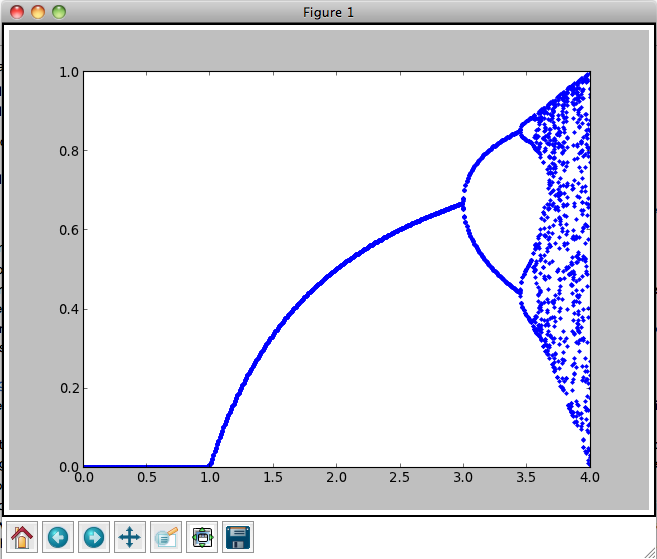

Here is the Python script that generated this plot:
# Devin Hurley
# 
import math, pylab, random

def fnc(x,mu):
    y = mu*x*(1-x)
    return y
random.seed()
N = 500.0
mu = [0.0]*500*20
ex = [0.0]*500*20
delMu = 0.01  ## move very slowly
for i in range(500):
    m = i*delMu
    for j in range(20):
        x = random.random()
        for k in range(300):
            x = fnc(x,m)
        mu[20*i + j] = m
        ex[20*i + j] = x

"""
mu = 4.0
N = 100.0
delX = 1/N

x = [0.0]*100
y = [0.0]*100

# compute the function on these points

for i in range(100):
    x[i] = i*delX
    y[i] = mu*(mu*x[i]*(1.0-x[i]))*(1.0-(mu*x[i]*(1.0-x[i])))
"""
pylab.plot(mu,ex,'.')
pylab.show()
